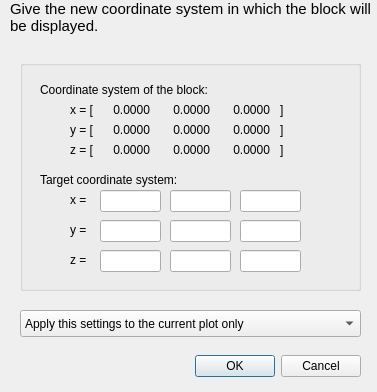
<?xml version="1.0" encoding="UTF-8"?>
<ui version="4.0">
 <class>DTransform</class>
 <widget class="QDialog" name="DTransform">
  <property name="geometry">
   <rect>
    <x>0</x>
    <y>0</y>
    <width>377</width>
    <height>392</height>
   </rect>
  </property>
  <property name="windowTitle">
   <string>Transformation of the block</string>
  </property>
  <widget class="QComboBox" name="applyHow">
   <property name="geometry">
    <rect>
     <x>20</x>
     <y>310</y>
     <width>341</width>
     <height>27</height>
    </rect>
   </property>
   <item>
    <property name="text">
     <string>Apply this settings to the current plot only</string>
    </property>
   </item>
   <item>
    <property name="text">
     <string>Apply this settings to all selected plots</string>
    </property>
   </item>
  </widget>
  <widget class="QLabel" name="TextLabel1">
   <property name="geometry">
    <rect>
     <x>10</x>
     <y>0</y>
     <width>361</width>
     <height>51</height>
    </rect>
   </property>
   <property name="sizePolicy">
    <sizepolicy hsizetype="Preferred" vsizetype="Expanding">
     <horstretch>0</horstretch>
     <verstretch>10</verstretch>
    </sizepolicy>
   </property>
   <property name="text">
    <string>&lt;!DOCTYPE HTML PUBLIC &quot;-//W3C//DTD HTML 4.0//EN&quot; &quot;http://www.w3.org/TR/REC-html40/strict.dtd&quot;&gt;
&lt;html&gt;&lt;head&gt;&lt;meta name=&quot;qrichtext&quot; content=&quot;1&quot; /&gt;&lt;style type=&quot;text/css&quot;&gt;
p, li { white-space: pre-wrap; }
&lt;/style&gt;&lt;/head&gt;&lt;body style=&quot; font-family:'Ubuntu'; font-size:11pt; font-weight:400; font-style:normal;&quot;&gt;
&lt;p align=&quot;justify&quot; style=&quot; margin-top:0px; margin-bottom:0px; margin-left:0px; margin-right:0px; -qt-block-indent:0; text-indent:0px;&quot;&gt;Give the new coordinate system in which the block will be displayed.&lt;/p&gt;&lt;/body&gt;&lt;/html&gt;</string>
   </property>
   <property name="textFormat">
    <enum>Qt::RichText</enum>
   </property>
   <property name="alignment">
    <set>Qt::AlignLeading|Qt::AlignLeft|Qt::AlignTop</set>
   </property>
   <property name="wordWrap">
    <bool>true</bool>
   </property>
   <property name="margin">
    <number>5</number>
   </property>
  </widget>
  <widget class="QDialogButtonBox" name="buttonBox">
   <property name="geometry">
    <rect>
     <x>180</x>
     <y>350</y>
     <width>181</width>
     <height>32</height>
    </rect>
   </property>
   <property name="orientation">
    <enum>Qt::Horizontal</enum>
   </property>
   <property name="standardButtons">
    <set>QDialogButtonBox::Cancel|QDialogButtonBox::Ok</set>
   </property>
  </widget>
  <widget class="QGroupBox" name="groupBox">
   <property name="geometry">
    <rect>
     <x>20</x>
     <y>60</y>
     <width>341</width>
     <height>231</height>
    </rect>
   </property>
   <property name="title">
    <string/>
   </property>
   <widget class="QLabel" name="textLabel5">
    <property name="geometry">
     <rect>
      <x>20</x>
      <y>110</y>
      <width>180</width>
      <height>20</height>
     </rect>
    </property>
    <property name="text">
     <string>Target coordinate system:</string>
    </property>
    <property name="wordWrap">
     <bool>false</bool>
    </property>
   </widget>
   <widget class="QLabel" name="z2">
    <property name="geometry">
     <rect>
      <x>140</x>
      <y>80</y>
      <width>50</width>
      <height>20</height>
     </rect>
    </property>
    <property name="text">
     <string>0.0000</string>
    </property>
    <property name="alignment">
     <set>Qt::AlignRight|Qt::AlignTrailing|Qt::AlignVCenter</set>
    </property>
    <property name="wordWrap">
     <bool>false</bool>
    </property>
   </widget>
   <widget class="QLineEdit" name="Y2">
    <property name="geometry">
     <rect>
      <x>150</x>
      <y>160</y>
      <width>61</width>
      <height>22</height>
     </rect>
    </property>
   </widget>
   <widget class="QLabel" name="textLabel4">
    <property name="geometry">
     <rect>
      <x>260</x>
      <y>40</y>
      <width>16</width>
      <height>20</height>
     </rect>
    </property>
    <property name="text">
     <string>]</string>
    </property>
    <property name="wordWrap">
     <bool>false</bool>
    </property>
   </widget>
   <widget class="QLineEdit" name="Z1">
    <property name="geometry">
     <rect>
      <x>80</x>
      <y>190</y>
      <width>61</width>
      <height>22</height>
     </rect>
    </property>
   </widget>
   <widget class="QLabel" name="textLabel2_3">
    <property name="geometry">
     <rect>
      <x>50</x>
      <y>80</y>
      <width>30</width>
      <height>20</height>
     </rect>
    </property>
    <property name="text">
     <string>z = [</string>
    </property>
    <property name="wordWrap">
     <bool>false</bool>
    </property>
   </widget>
   <widget class="QLineEdit" name="Y3">
    <property name="geometry">
     <rect>
      <x>220</x>
      <y>160</y>
      <width>61</width>
      <height>22</height>
     </rect>
    </property>
   </widget>
   <widget class="QLabel" name="z1">
    <property name="geometry">
     <rect>
      <x>80</x>
      <y>80</y>
      <width>50</width>
      <height>20</height>
     </rect>
    </property>
    <property name="text">
     <string>0.0000</string>
    </property>
    <property name="alignment">
     <set>Qt::AlignRight|Qt::AlignTrailing|Qt::AlignVCenter</set>
    </property>
    <property name="wordWrap">
     <bool>false</bool>
    </property>
   </widget>
   <widget class="QLineEdit" name="Z3">
    <property name="geometry">
     <rect>
      <x>220</x>
      <y>190</y>
      <width>61</width>
      <height>22</height>
     </rect>
    </property>
   </widget>
   <widget class="QLabel" name="TextLabel2">
    <property name="geometry">
     <rect>
      <x>50</x>
      <y>130</y>
      <width>30</width>
      <height>20</height>
     </rect>
    </property>
    <property name="text">
     <string>x =</string>
    </property>
    <property name="textFormat">
     <enum>Qt::AutoText</enum>
    </property>
    <property name="wordWrap">
     <bool>false</bool>
    </property>
   </widget>
   <widget class="QLabel" name="y2">
    <property name="geometry">
     <rect>
      <x>140</x>
      <y>60</y>
      <width>50</width>
      <height>20</height>
     </rect>
    </property>
    <property name="text">
     <string>0.0000</string>
    </property>
    <property name="alignment">
     <set>Qt::AlignRight|Qt::AlignTrailing|Qt::AlignVCenter</set>
    </property>
    <property name="wordWrap">
     <bool>false</bool>
    </property>
   </widget>
   <widget class="QLabel" name="z3">
    <property name="geometry">
     <rect>
      <x>200</x>
      <y>80</y>
      <width>50</width>
      <height>20</height>
     </rect>
    </property>
    <property name="text">
     <string>0.0000</string>
    </property>
    <property name="alignment">
     <set>Qt::AlignRight|Qt::AlignTrailing|Qt::AlignVCenter</set>
    </property>
    <property name="wordWrap">
     <bool>false</bool>
    </property>
   </widget>
   <widget class="QLabel" name="y1">
    <property name="geometry">
     <rect>
      <x>80</x>
      <y>60</y>
      <width>50</width>
      <height>20</height>
     </rect>
    </property>
    <property name="text">
     <string>0.0000</string>
    </property>
    <property name="alignment">
     <set>Qt::AlignRight|Qt::AlignTrailing|Qt::AlignVCenter</set>
    </property>
    <property name="wordWrap">
     <bool>false</bool>
    </property>
   </widget>
   <widget class="QLineEdit" name="X3">
    <property name="geometry">
     <rect>
      <x>220</x>
      <y>130</y>
      <width>61</width>
      <height>22</height>
     </rect>
    </property>
   </widget>
   <widget class="QLineEdit" name="Z2">
    <property name="geometry">
     <rect>
      <x>150</x>
      <y>190</y>
      <width>61</width>
      <height>22</height>
     </rect>
    </property>
   </widget>
   <widget class="QLineEdit" name="Y1">
    <property name="geometry">
     <rect>
      <x>80</x>
      <y>160</y>
      <width>61</width>
      <height>22</height>
     </rect>
    </property>
   </widget>
   <widget class="QLabel" name="textLabel2_2">
    <property name="geometry">
     <rect>
      <x>50</x>
      <y>60</y>
      <width>30</width>
      <height>20</height>
     </rect>
    </property>
    <property name="text">
     <string>y = [</string>
    </property>
    <property name="wordWrap">
     <bool>false</bool>
    </property>
   </widget>
   <widget class="QLabel" name="x1">
    <property name="geometry">
     <rect>
      <x>80</x>
      <y>40</y>
      <width>50</width>
      <height>20</height>
     </rect>
    </property>
    <property name="text">
     <string>0.0000</string>
    </property>
    <property name="alignment">
     <set>Qt::AlignRight|Qt::AlignTrailing|Qt::AlignVCenter</set>
    </property>
    <property name="wordWrap">
     <bool>false</bool>
    </property>
   </widget>
   <widget class="QLineEdit" name="X1">
    <property name="geometry">
     <rect>
      <x>80</x>
      <y>130</y>
      <width>61</width>
      <height>22</height>
     </rect>
    </property>
   </widget>
   <widget class="QLabel" name="textLabel4_3">
    <property name="geometry">
     <rect>
      <x>260</x>
      <y>80</y>
      <width>16</width>
      <height>20</height>
     </rect>
    </property>
    <property name="text">
     <string>]</string>
    </property>
    <property name="wordWrap">
     <bool>false</bool>
    </property>
   </widget>
   <widget class="QLineEdit" name="X2">
    <property name="geometry">
     <rect>
      <x>150</x>
      <y>130</y>
      <width>61</width>
      <height>22</height>
     </rect>
    </property>
   </widget>
   <widget class="QLabel" name="TextLabel2_3">
    <property name="geometry">
     <rect>
      <x>50</x>
      <y>190</y>
      <width>30</width>
      <height>20</height>
     </rect>
    </property>
    <property name="text">
     <string>z =</string>
    </property>
    <property name="textFormat">
     <enum>Qt::AutoText</enum>
    </property>
    <property name="wordWrap">
     <bool>false</bool>
    </property>
   </widget>
   <widget class="QLabel" name="x2">
    <property name="geometry">
     <rect>
      <x>140</x>
      <y>40</y>
      <width>50</width>
      <height>20</height>
     </rect>
    </property>
    <property name="text">
     <string>0.0000</string>
    </property>
    <property name="alignment">
     <set>Qt::AlignRight|Qt::AlignTrailing|Qt::AlignVCenter</set>
    </property>
    <property name="wordWrap">
     <bool>false</bool>
    </property>
   </widget>
   <widget class="QLabel" name="textLabel2">
    <property name="geometry">
     <rect>
      <x>50</x>
      <y>40</y>
      <width>30</width>
      <height>20</height>
     </rect>
    </property>
    <property name="text">
     <string>x = [</string>
    </property>
    <property name="wordWrap">
     <bool>false</bool>
    </property>
   </widget>
   <widget class="QLabel" name="textLabel4_2">
    <property name="geometry">
     <rect>
      <x>260</x>
      <y>60</y>
      <width>16</width>
      <height>20</height>
     </rect>
    </property>
    <property name="text">
     <string>]</string>
    </property>
    <property name="wordWrap">
     <bool>false</bool>
    </property>
   </widget>
   <widget class="QLabel" name="y3">
    <property name="geometry">
     <rect>
      <x>200</x>
      <y>60</y>
      <width>50</width>
      <height>20</height>
     </rect>
    </property>
    <property name="text">
     <string>0.0000</string>
    </property>
    <property name="alignment">
     <set>Qt::AlignRight|Qt::AlignTrailing|Qt::AlignVCenter</set>
    </property>
    <property name="wordWrap">
     <bool>false</bool>
    </property>
   </widget>
   <widget class="QLabel" name="TextLabel2_2">
    <property name="geometry">
     <rect>
      <x>50</x>
      <y>160</y>
      <width>30</width>
      <height>20</height>
     </rect>
    </property>
    <property name="text">
     <string>y =</string>
    </property>
    <property name="textFormat">
     <enum>Qt::AutoText</enum>
    </property>
    <property name="wordWrap">
     <bool>false</bool>
    </property>
   </widget>
   <widget class="QLabel" name="x3">
    <property name="geometry">
     <rect>
      <x>200</x>
      <y>40</y>
      <width>50</width>
      <height>20</height>
     </rect>
    </property>
    <property name="text">
     <string>0.0000</string>
    </property>
    <property name="alignment">
     <set>Qt::AlignRight|Qt::AlignTrailing|Qt::AlignVCenter</set>
    </property>
    <property name="wordWrap">
     <bool>false</bool>
    </property>
   </widget>
   <widget class="QLabel" name="textLabel1">
    <property name="geometry">
     <rect>
      <x>20</x>
      <y>20</y>
      <width>231</width>
      <height>20</height>
     </rect>
    </property>
    <property name="text">
     <string>Coordinate system of the block:</string>
    </property>
    <property name="wordWrap">
     <bool>false</bool>
    </property>
   </widget>
  </widget>
 </widget>
 <layoutdefault spacing="6" margin="11"/>
 <tabstops>
  <tabstop>X1</tabstop>
  <tabstop>X2</tabstop>
  <tabstop>X3</tabstop>
  <tabstop>Y1</tabstop>
  <tabstop>Y2</tabstop>
  <tabstop>Y3</tabstop>
  <tabstop>Z1</tabstop>
  <tabstop>Z2</tabstop>
  <tabstop>Z3</tabstop>
  <tabstop>applyHow</tabstop>
 </tabstops>
 <resources/>
 <connections>
  <connection>
   <sender>buttonBox</sender>
   <signal>accepted()</signal>
   <receiver>DTransform</receiver>
   <slot>accept()</slot>
   <hints>
    <hint type="sourcelabel">
     <x>150</x>
     <y>335</y>
    </hint>
    <hint type="destinationlabel">
     <x>164</x>
     <y>180</y>
    </hint>
   </hints>
  </connection>
  <connection>
   <sender>buttonBox</sender>
   <signal>rejected()</signal>
   <receiver>DTransform</receiver>
   <slot>reject()</slot>
   <hints>
    <hint type="sourcelabel">
     <x>150</x>
     <y>335</y>
    </hint>
    <hint type="destinationlabel">
     <x>164</x>
     <y>180</y>
    </hint>
   </hints>
  </connection>
 </connections>
</ui>
